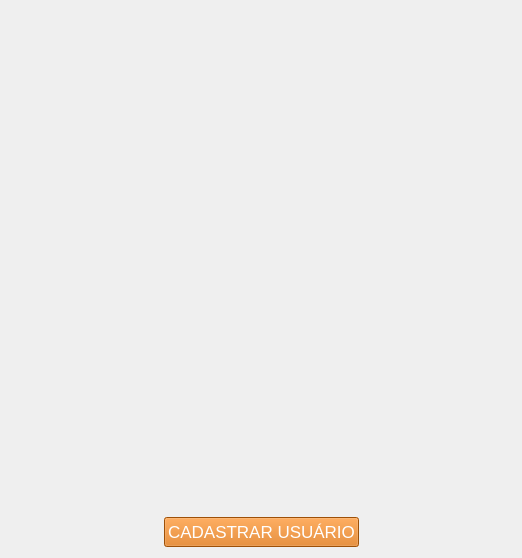
            <widget class="QWidget" name="pg_home">
             <layout class="QVBoxLayout" name="verticalLayout_8">
              <item>
               <layout class="QVBoxLayout" name="verticalLayout_6">
                <item>
                 <widget class="QLabel" name="logo">
                  <property name="minimumSize">
                   <size>
                    <width>500</width>
                    <height>500</height>
                   </size>
                  </property>
                  <property name="text">
                   <string>&lt;html&gt;&lt;head/&gt;&lt;body&gt;&lt;p align=&quot;center&quot;&gt;&lt;img src=&quot;:/icons/icons/logo4.png&quot;/&gt;&lt;/p&gt;&lt;/body&gt;&lt;/html&gt;</string>
                  </property>
                  <property name="scaledContents">
                   <bool>false</bool>
                  </property>
                  <property name="alignment">
                   <set>Qt::AlignCenter</set>
                  </property>
                 </widget>
                </item>
                <item>
                 <layout class="QHBoxLayout" name="horizontalLayout_16">
                  <item>
                   <widget class="QLabel" name="label_23">
                    <property name="text">
                     <string/>
                    </property>
                   </widget>
                  </item>
                  <item>
                   <widget class="QPushButton" name="btn_pg_caduser">
                    <property name="sizePolicy">
                     <sizepolicy hsizetype="Minimum" vsizetype="Minimum">
                      <horstretch>0</horstretch>
                      <verstretch>0</verstretch>
                     </sizepolicy>
                    </property>
                    <property name="minimumSize">
                     <size>
                      <width>100</width>
                      <height>30</height>
                     </size>
                    </property>
                    <property name="maximumSize">
                     <size>
                      <width>300</width>
                      <height>100</height>
                     </size>
                    </property>
                    <property name="font">
                     <font>
                      <pointsize>13</pointsize>
                     </font>
                    </property>
                    <property name="styleSheet">
                     <string notr="true">QPushButton{

	color: rgb(255, 255, 255);
	background-color: rgb(220, 112, 11);
	border-radius:10Px
}

QPushButton:hover{

	color: rgb(0, 0, 0);
	background-color: rgb(255, 255, 255);

}</string>
                    </property>
                    <property name="text">
                     <string>CADASTRAR USUÁRIO</string>
                    </property>
                   </widget>
                  </item>
                  <item>
                   <widget class="QLabel" name="label_24">
                    <property name="maximumSize">
                     <size>
                      <width>1100</width>
                      <height>16777215</height>
                     </size>
                    </property>
                    <property name="text">
                     <string/>
                    </property>
                   </widget>
                  </item>
                 </layout>
                </item>
               </layout>
              </item>
             </layout>
            </widget>
